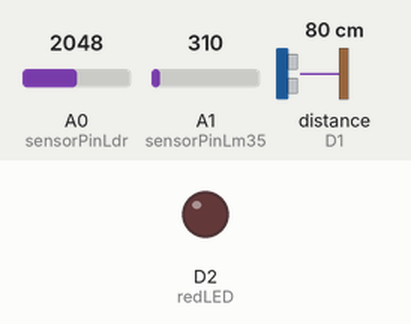
The sketch below on a simulated Particle Photon. Shown: output pins drawn as LEDs (lit = HIGH). Inputs (shaded band) come from the test bench; at power-on: A0 (sensorPinLdr) = 2048, A1 (sensorPinLm35) = 310, distance to the obstacle (sensor on D1) 80 cm. The echo pulse lasts 58.3 µs per cm; pins used as bus, display or sensor lines are not drawn.

Above: at 4.5 s.
At 11.6 s:
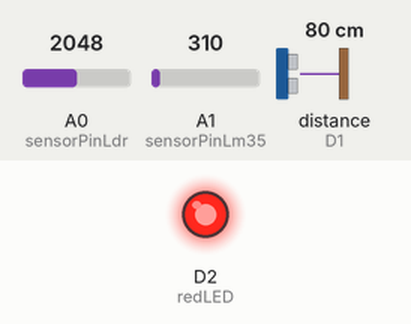
Timing chart, 0 to 31.4 s (numbered marks = the images above):
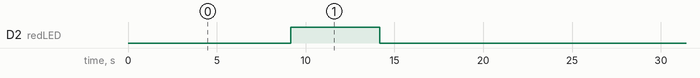

The sketch:

iot_turtlemonitor.ino
```cpp
// Author JH
// this is the code I use for my IOT-TurtleMonitor project

int sensorPinLm35 = A1;
int sensorValueLm35;
int sensorPinLdr = A0;
int sensorValueLdr;
int temperature;

// used with weather API
int redLED = D2;
int outsideTemp;


// defines pins numbers for HC-SR04
const int trigPin = D0;
const int echoPin = D1;
// defines variables for HC-SR04
long duration;
int distance;


void setup() {
  pinMode(sensorPinLm35, INPUT);
  pinMode(sensorPinLdr, INPUT);
  // pin modes for HC-SR04
  pinMode(trigPin, OUTPUT); // Sets the trigPin as an Output
  pinMode(echoPin, INPUT); // Sets the echoPin as an Input

  // used with weather API
  pinMode(redLED, OUTPUT);
  // Subscribe to the integration response event
  Particle.subscribe("hook-response/weatherapi/0", myHandler, MY_DEVICES);
 // Serial.begin(9600);
}
// used with weather API
void myHandler(const char *event, const char *data) {
  // Handle the integration response
  outsideTemp = atoi(data);
}

void loop() {
  sensorValueLm35 = analogRead(sensorPinLm35);


  // calculate temperature for LM35
  temperature = (sensorValueLm35/10)-6;

  Particle.publish("Voltage mV at pin A1 is: ", String(sensorValueLm35)); // for debugging

  Particle.publish("Temperature Celcius is: ", String(temperature)); // for debugging

  Particle.publish("lm35", String(temperature), PRIVATE); // for use with webhook
 // Particle.publish({"lm35":String(temperature),"ldr":String(sensorValueLdr)}, PRIVATE); // for use with webhook

  delay(3000);

  sensorValueLdr = analogRead(sensorPinLdr);

  // checking LDR sensor value to know if light is on or off

 if (sensorValueLdr < 2000){
  Particle.publish("Speedy light is ok", String(sensorValueLdr)); // for debugging
  }
  else {
  Particle.publish("Check Speedy light!", String(sensorValueLdr)); // for debugging
  }

  Particle.publish("ldr", String(sensorValueLdr), PRIVATE); // for use with webhook


delay(3000);

// Clears the trigPin on HC-SR04
digitalWrite(trigPin, LOW);
delayMicroseconds(2);
// Sets the trigPin on HIGH state for 10 micro seconds
digitalWrite(trigPin, HIGH);
delayMicroseconds(10);
digitalWrite(trigPin, LOW);
// Reads the echoPin on HC-SR04, returns the sound wave travel time in microseconds
duration = pulseIn(echoPin, HIGH);
// Calculating the distance
distance= duration*0.034/2;
// Prints the distance on the Serial Monitor
//Particle.publish("Temperature Celcius is: ", String(temperature)); // for debugging
//Serial.print("Distance: ");
//Serial.println(distance);

Particle.publish("Distance is: ", String(distance)); // for debugging

Particle.publish("hcsr04", String(distance), PRIVATE); // for use with webhook

delay(3000);


// used with weather API
Particle.publish("weatherapi", PRIVATE);


  // turn led on
  digitalWrite(redLED, HIGH);

  // leave on for 5 second
  delay(5000);

  if (outsideTemp < 10)

  // turn led off
  digitalWrite(redLED, LOW);

  // Wait 10 seconds
  delay(10000);

}
```

Measured:
- by itself, D2 (redLED): alternates HIGH for 5.0 s and LOW for 19.2 s
